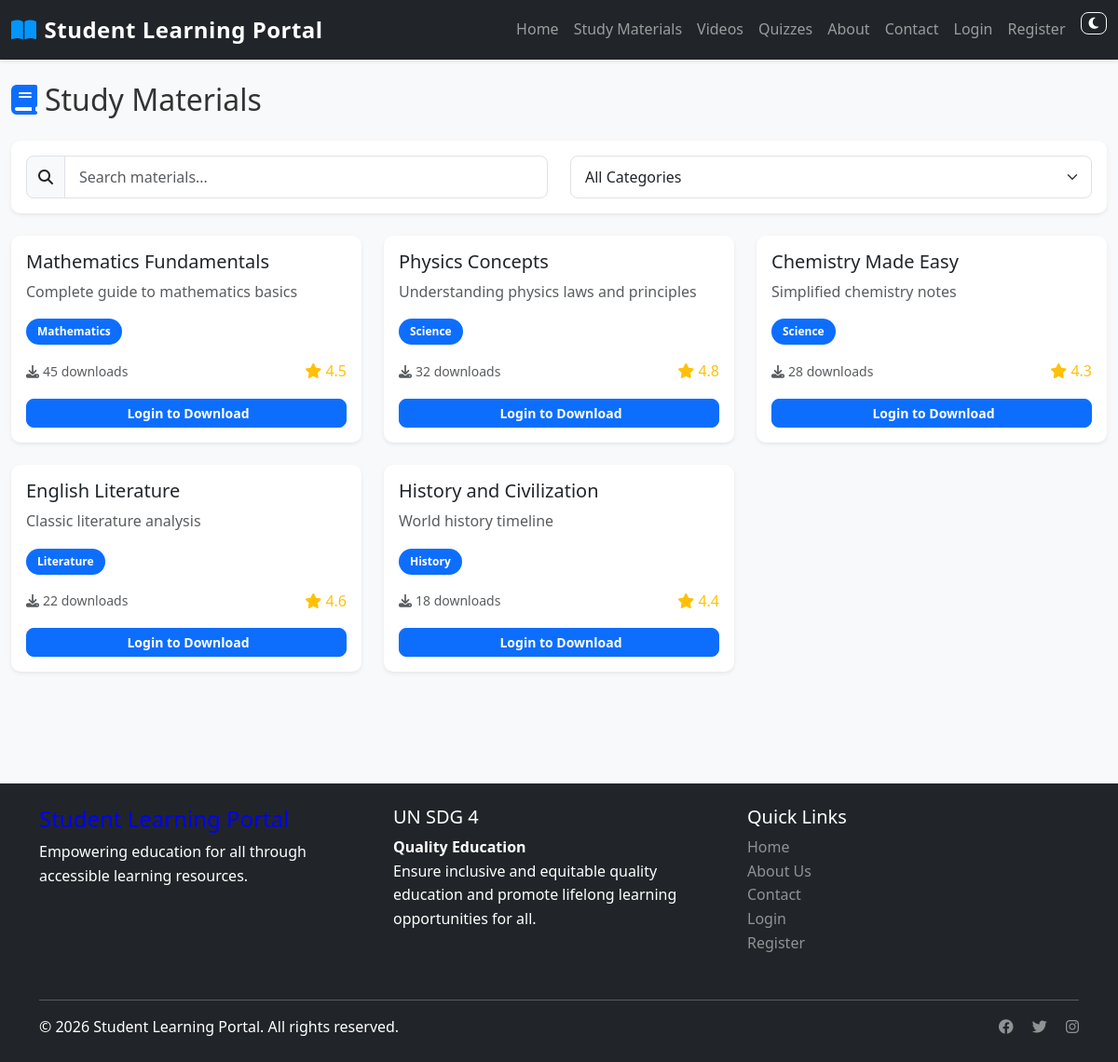
/study-materials, run on the app's committed database.
### app.py (models this page shows)
class StudyMaterial(db.Model):
    id = db.Column(db.Integer, primary_key=True)
    title = db.Column(db.String(200), nullable=False)
    description = db.Column(db.Text, nullable=False)
    category = db.Column(db.String(50), nullable=False)  # Mathematics, Science, etc.
    content = db.Column(db.Text, nullable=False)
    file_path = db.Column(db.String(200))
    created_at = db.Column(db.DateTime, default=datetime.utcnow)
    downloads = db.Column(db.Integer, default=0)
    rating = db.Column(db.Float, default=0.0)

### app.py (the view)
@app.route('/study-materials')
def study_materials():
    category = request.args.get('category', 'All')
    search = request.args.get('search', '')
    query = StudyMaterial.query
    if category != 'All':
        query = query.filter_by(category=category)
    if search:
        query = query.filter(StudyMaterial.title.ilike(f'%{search}%'))
    materials = query.all()
    categories = db.session.query(db.distinct(StudyMaterial.category)).all()
    return render_template('study_materials.html', materials=materials, categories=categories, current_category=category, search=search)

### templates/study_materials.html (shortened to what this page needs)
{% extends "base.html" %}
{% block content %}
<div class="container-fluid py-4">
    <div class="row mb-4">
        <div class="col-md-12">
            <h2 class="mb-4"><i class="fas fa-book me-2 text-primary"></i>Study Materials</h2>
            <div class="card shadow-sm border-0 mb-4">
                <div class="card-body">
                    <div class="row">
                        <div class="col-md-6">
                            <div class="input-group">
                                <span class="input-group-text"><i class="fas fa-search"></i></span>
                                <input type="text" class="form-control" id="searchMaterial" placeholder="Search materials...">
                            </div>
                        </div>
                        <div class="col-md-6">
                            <select class="form-select" id="categoryFilter">
                                <option value="">All Categories</option>
                            </select>
                        </div>
                    </div>
                </div>
            </div>
            <div class="row" id="materialsContainer">
                {% if materials %}
                    {% for material in materials %}
                    <div class="col-md-6 col-lg-4 mb-4">
                        <div class="card material-card shadow-sm border-0 h-100">
                            <div class="card-body">
                                <h5 class="card-title">{{ material.title }}</h5>
                                <p class="card-text text-muted">{{ material.description }}</p>
                                <div class="mb-3">
                                    <span class="badge bg-primary">{{ material.category }}</span>
                                </div>
                                <div class="d-flex justify-content-between align-items-center mb-3">
                                    <small class="text-muted">
                                        <i class="fas fa-download me-1"></i>{{ material.downloads }} downloads
                                    </small>
                                    <div class="stars">
                                        <i class="fas fa-star text-warning"></i> {{ material.rating }}
                                    </div>
                                </div>
                                {% if session.user_id %}
                                <a href="/api/download-material/{{ material.id }}" class="btn btn-primary btn-sm w-100">
                                    <i class="fas fa-download me-1"></i>Download
                                </a>
                                {% else %}
                                <a href="/login" class="btn btn-primary btn-sm w-100">
                                    Login to Download
                                </a>
                                {% endif %}
                            </div>
                        </div>
                    </div>
                    {% endfor %}
                {% else %}
                <div class="col-md-12">
                    <div class="alert alert-info text-center">
                        <i class="fas fa-info-circle me-2"></i>No study materials found.
                    </div>
                </div>
                {% endif %}
            </div>
        </div>
    </div>
</div>
{% endblock %}

### templates/base.html (shortened to what this page needs)
<html>
<html lang="en">
<head>
    <link href="https://cdn.jsdelivr.net/npm/bootstrap@5.3.0/dist/css/bootstrap.min.css" rel="stylesheet">
    <link rel="stylesheet" href="https://cdnjs.cloudflare.com/ajax/libs/font-awesome/6.4.0/css/all.min.css">
    <link rel="stylesheet" href="{{ url_for('static', filename='css/style.css') }}">
</head>
<body>
    <nav class="navbar navbar-expand-lg navbar-dark bg-dark sticky-top">
        <div class="container-fluid">
            <a class="navbar-brand" href="/">
                <i style="color:#0096FF;" class="fas fa-book-open me-2"></i>Student Learning Portal
            </a>
            <div class="collapse navbar-collapse" id="navbarNav">
                <ul class="navbar-nav ms-auto">
                    <li class="nav-item"><a class="nav-link" href="/">Home</a></li>
                    <li class="nav-item"><a class="nav-link" href="/study-materials">Study Materials</a></li>
                    <li class="nav-item"><a class="nav-link" href="/videos">Videos</a></li>
                    <li class="nav-item"><a class="nav-link" href="/quizzes">Quizzes</a></li>
                    <li class="nav-item"><a class="nav-link" href="/about">About</a></li>
                    <li class="nav-item"><a class="nav-link" href="/contact">Contact</a></li>
                    {% if session.user_id %}
                    <li class="nav-item dropdown">
                        <a class="nav-link dropdown-toggle" href="#" id="userDropdown" role="button" data-bs-toggle="dropdown">
                            <i class="fas fa-user me-1"></i>{{ session.full_name }}
                        </a>
                        <ul class="dropdown-menu dropdown-menu-end">
                            <li><a class="dropdown-item" href="/dashboard">Dashboard</a></li>
                            <li><a class="dropdown-item" href="/progress">Progress</a></li>
                            <li><hr class="dropdown-divider"></li>
                            <li><a class="dropdown-item" href="/logout">Logout</a></li>
                        </ul>
                    </li>
                    <li class="nav-item">
                        <button class="btn btn-sm btn-outline-light ms-2" id="darkModeToggle">
                            <i class="fas fa-moon"></i>
                        </button>
                    </li>
                    {% else %}
                    <li class="nav-item"><a class="nav-link" href="/login">Login</a></li>
                    <li class="nav-item"><a class="nav-link" href="/register">Register</a></li>
                    <li class="nav-item">
                        <button class="btn btn-sm btn-outline-light ms-2" id="darkModeToggle">
                            <i class="fas fa-moon"></i>
                        </button>
                    </li>
                    {% endif %}
                </ul>
            </div>
        </div>
    </nav>
    <main class="main-content">
        {% block content %}{% endblock %}
    </main>
    <footer class="bg-dark text-white mt-5 py-4">
        <div class="container">
            <div class="row">
                <div class="col-md-4 mb-3">
                    <h4 style="color:Blue">Student Learning Portal</h4>
                    <p>Empowering education for all through accessible learning resources.</p>
                </div>
                <div class="col-md-4 mb-3">
                    <h5>UN SDG 4</h5>
                    <p><strong>Quality Education</strong><br>
                    Ensure inclusive and equitable quality education and promote lifelong learning opportunities for all.</p>
                </div>
                <div class="col-md-4 mb-3">
                    <h5>Quick Links</h5>
                    <ul class="list-unstyled">
                        <li><a href="/" class="text-white-50">Home</a></li>
                        <li><a href="/about" class="text-white-50">About Us</a></li>
                        <li><a href="/contact" class="text-white-50">Contact</a></li>
                        <li><a href="/login" class="text-white-50">Login</a></li>
                        <li><a href="/register" class="text-white-50">Register</a></li>
                    </ul>
                </div>
            </div>
            <hr class="bg-white-50">
            <div class="row">
                <div class="col-md-6">
                    <p class="mb-0">&copy; 2026 Student Learning Portal. All rights reserved.</p>
                </div>
                <div class="col-md-6 text-end">
                    <a href="#" class="text-white-50 me-3"><i class="fab fa-facebook"></i></a>
                    <a href="#" class="text-white-50 me-3"><i class="fab fa-twitter"></i></a>
                    <a href="#" class="text-white-50"><i class="fab fa-instagram"></i></a>
                </div>
            </div>
        </div>
    </footer>
</body>
</html>

### static/css/style.css (style rules this page uses)
:root { --primary-color: #0d6efd; --secondary-color: #6c757d; --success-color: #198754; --danger-color: #dc3545; --warning-color: #ffc107; --info-color: #0dcaf0; --light-color: #f8f9fa; --dark-color: #212529; }
* { margin: 0; padding: 0; box-sizing: border-box; }
body { font-family: 'Segoe UI', Tahoma, Geneva, Verdana, sans-serif; line-height: 1.6; color: #333; background-color: #f8f9fa; transition: background-color 0.3s ease; }
a { color: var(--primary-color); text-decoration: none; }
.navbar-brand { font-weight: bold; font-size: 1.5rem; letter-spacing: 0.5px; }
.navbar { box-shadow: 0 2px 4px rgba(0, 0, 0, 0.1); }
.card { border: 1px solid rgba(0, 0, 0, 0.05); border-radius: 10px; transition: all 0.3s ease; }
.material-card { border-radius: 10px; overflow: hidden; }
.btn { border-radius: 8px; font-weight: 600; transition: all 0.3s ease; }
.btn-primary { background-color: var(--primary-color); border-color: var(--primary-color); }
.form-control, .form-select { border-radius: 8px; border: 1px solid #dee2e6; padding: 10px 15px; font-size: 1rem; transition: all 0.3s ease; }
.input-group-text { background-color: #f8f9fa; border: 1px solid #dee2e6; border-radius: 8px 0 0 8px; }
footer { background-color: #212529; color: #fff; margin-top: auto; transition: background-color 0.3s ease; }
footer a { color: #adb5bd; transition: color 0.3s ease; }
.badge { padding: 8px 12px; border-radius: 20px; font-weight: 600; }
.text-white-50 { color: rgba(255, 255, 255, 0.5); }
.shadow-sm { box-shadow: 0 0.125rem 0.25rem rgba(0, 0, 0, 0.075); }
.main-content { min-height: calc(100vh - 400px); }
.stars { color: #ffc107; }

### data on the page
StudyMaterial: title "Mathematics Fundamentals", description "Complete guide to mathematics basics", category "Mathematics", downloads "45", rating "4.5"
StudyMaterial: title "Physics Concepts", description "Understanding physics laws and principles", category "Science", downloads "32", rating "4.8"
StudyMaterial: title "Chemistry Made Easy", description "Simplified chemistry notes", category "Science", downloads "28", rating "4.3"
StudyMaterial: title "English Literature", description "Classic literature analysis", category "Literature", downloads "22", rating "4.6"
StudyMaterial: title "History and Civilization", description "World history timeline", category "History", downloads "18", rating "4.4"
